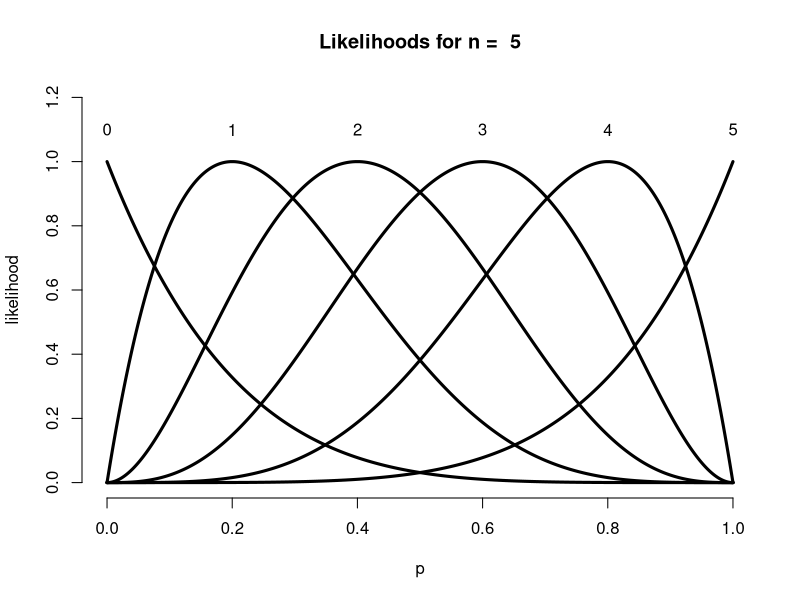
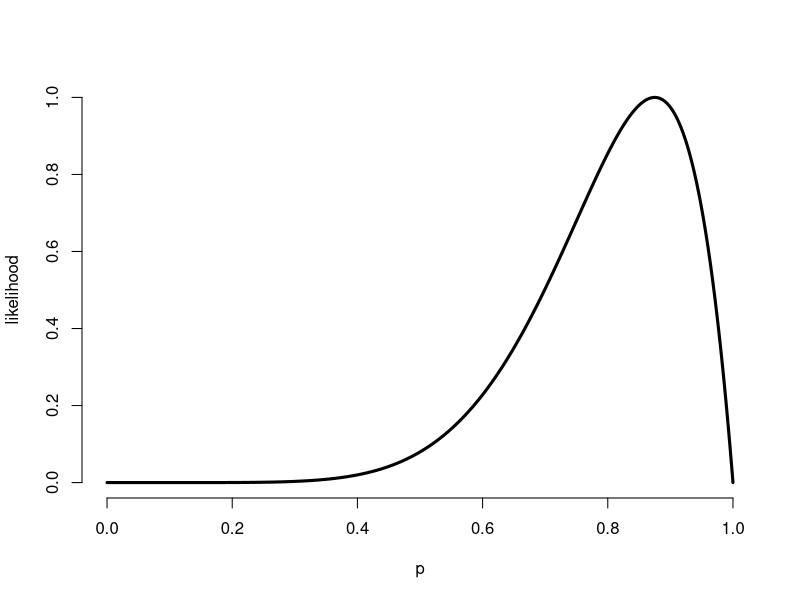
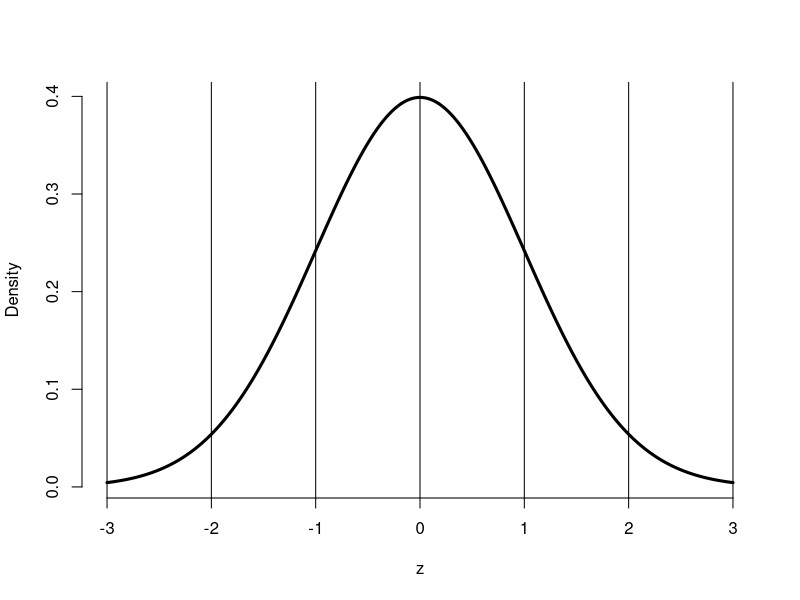

Reproduce these figures in R, in order.
## ---- chunk 1
##make this an external chunk that can be included in any file
#options(width = 100)
#opts_chunk$set(message = F, error = F, warning = F, comment = NA, fig.align = 'center', dpi = 100, tidy = F, cache.path = '.cache/', fig.path = 'fig/')
# 
# options(xtable.type = 'html')
# knit_hooks$set(inline = function(x) {
#   if(is.numeric(x)) {
#     round(x, getOption('digits'))
#   } else {
#     paste(as.character(x), collapse = ', ')
#   }
# })
# knit_hooks$set(plot = knitr:::hook_plot_html)
#runif(1)
## ---- chunk 2
n <- 5
pvals <- seq(0, 1, length = 1000)
plot(c(0, 1), c(0, 1.2), type = "n", frame = FALSE, xlab = "p", ylab = "likelihood")
text((0 : n) /n, 1.1, as.character(0 : n))
sapply(0 : n, function(x) {
  phat <- x / n
  if (x == 0) lines(pvals,  ( (1 - pvals) / (1 - phat) )^(n-x), lwd = 3)
  else if (x == n) lines(pvals, (pvals / phat) ^ x, lwd = 3)
  else lines(pvals, (pvals / phat ) ^ x * ( (1 - pvals) / (1 - phat) ) ^ (n-x), lwd = 3) 
  }
)
title(paste("Likelihoods for n = ", n))
## ---- chunk 3
choose(8, 7) * .5 ^ 8 + choose(8, 8) * .5 ^ 8 
pbinom(6, size = 8, prob = .5, lower.tail = FALSE)
## ---- chunk 4
plot(pvals, dbinom(7, 8, pvals) / dbinom(7, 8, 7/8) , 
     lwd = 3, frame = FALSE, type = "l", xlab = "p", ylab = "likelihood")
## ---- chunk 5
zvals <- seq(-3, 3, length = 1000)
plot(zvals, dnorm(zvals), 
     type = "l", lwd = 3, frame = FALSE, xlab = "z", ylab = "Density")
sapply(-3 : 3, function(k) abline(v = k))
## ---- chunk 6
ppois(3, lambda = 2.5 * 4)
## ---- chunk 7
pbinom(2, size = 500, prob = .01)
ppois(2, lambda=500 * .01)
